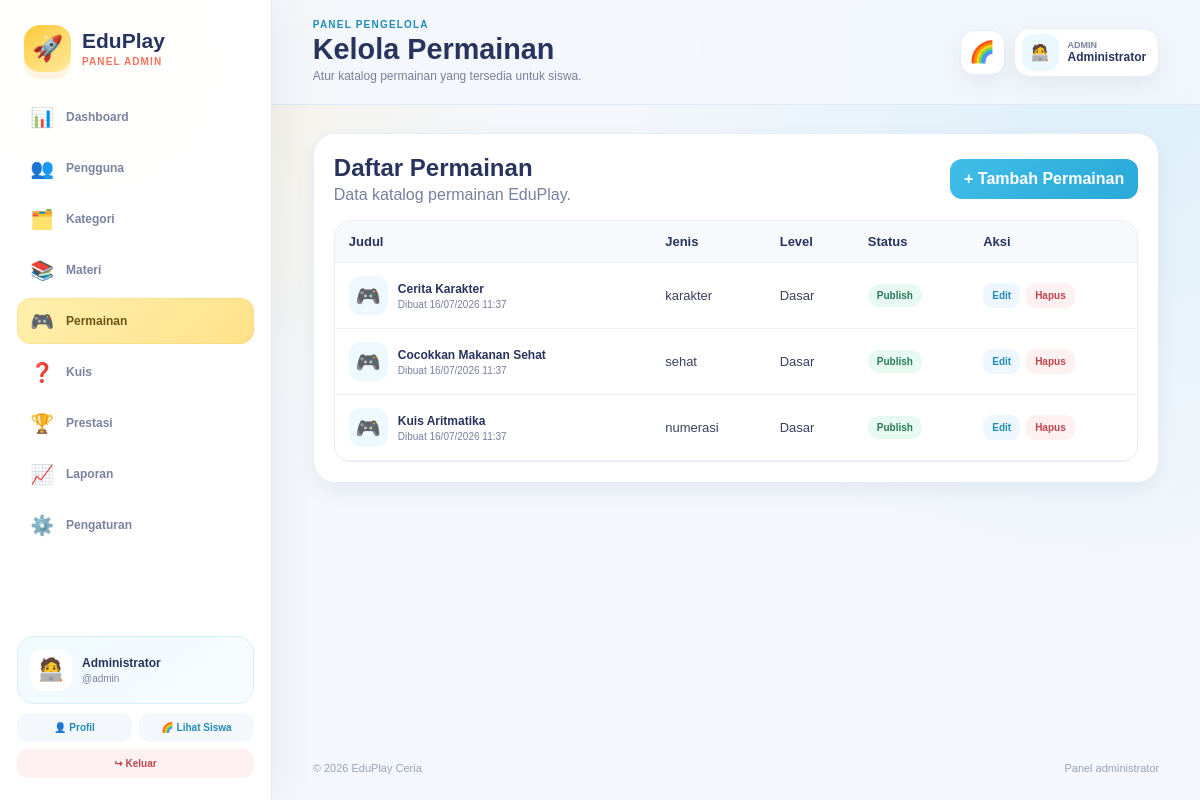
The page /admin/permainan/index.php (signed in) on the database its author committed.
### tables this page shows
CREATE TABLE permainan(id INT AUTO_INCREMENT PRIMARY KEY,judul VARCHAR(180),jenis VARCHAR(80),level VARCHAR(30),status ENUM('draft','publish') DEFAULT 'publish',created_at DATETIME DEFAULT CURRENT_TIMESTAMP);

### config/helper.php (called while the page is built, shortened)
<?php
function e(mixed $value): string { return htmlspecialchars((string)($value ?? ''), ENT_QUOTES, 'UTF-8'); }
function url(string $path=''): string { return BASE_URL . '/' . ltrim($path, '/'); }
function format_date_id(?string $date): string {
    $timestamp = strtotime($date);
    return $timestamp ? date('d/m/Y H:i', $timestamp) : $date;
}

### admin/permainan/index.php (the view)
<?php
require_once __DIR__.'/../../config/auth.php';require_once __DIR__.'/../../config/database.php';require_once __DIR__.'/../../config/helper.php';require_admin();$pdo=db();$rows=$pdo?$pdo->query('SELECT * FROM permainan ORDER BY id DESC')->fetchAll():[];$adminPageTitle='Kelola Permainan';$adminPageDescription='Atur katalog permainan yang tersedia untuk siswa.';$adminActive='permainan';include __DIR__.'/../../includes/admin_header.php';
?>
<section class="admin-card"><div class="admin-toolbar"><div><h2 style="margin:0">Daftar Permainan</h2><p class="muted" style="margin:4px 0 0">Data katalog permainan EduPlay.</p></div><a class="btn" href="<?=url('admin/permainan/tambah.php')?>">+ Tambah Permainan</a></div><?php if($rows):?><div class="admin-table-wrap"><table><thead><tr><th>Judul</th><th>Jenis</th><th>Level</th><th>Status</th><th>Aksi</th></tr></thead><tbody><?php foreach($rows as $r):?><tr><td><div class="admin-row-title"><span class="admin-row-avatar">🎮</span><span><strong><?=e($r['judul'])?></strong><small>Dibuat <?=e(format_date_id($r['created_at']))?></small></span></div></td><td><?=e($r['jenis'])?></td><td><?=e(ucfirst((string)$r['level']))?></td><td><span class="status-badge <?=e($r['status'])?>"><?=e(ucfirst($r['status']))?></span></td><td><div class="table-actions"><a href="<?=url('admin/permainan/edit.php?id='.$r['id'])?>">Edit</a><form class="inline-form" method="post" action="<?=url('admin/permainan/hapus.php')?>" onsubmit="return confirm('Hapus permainan ini?')"><?=csrf_field()?><input type="hidden" name="id" value="<?=$r['id']?>"><button class="danger">Hapus</button></form></div></td></tr><?php endforeach;?></tbody></table></div><?php else:?><div class="admin-empty"><span>🎮</span><strong>Belum ada permainan</strong><small>Tambahkan data permainan pertama.</small></div><?php endif;?></section><?php include __DIR__.'/../../includes/admin_footer.php'; ?>

### assets/css/style.css (style rules this page uses)
:root { --sun:#ffca3a; --sun-deep:#f5a623; --coral:#ff705d; --sky:#42bde8; --sky-deep:#218cb6; --mint:#4fd2a2; --mint-deep:#249872; --violet:#8b7cf6; --navy:#28345d; --ink:#38405f; --muted:#77809d; --paper:#ffffff; --canvas:#f5f9ff; --canvas-warm:#fff9e9; --line:#e6edf8; --danger:#ef5b67; --success:#34b27b; --shadow-sm:0 8px 20px rgba(51,72,116,.08); --shadow:0 18px 45px rgba(51,72,116,.13); --shadow-pop:0 14px 0 rgba(42,52,93,.05),0 22px 50px rgba(51,72,116,.16); --radius-sm:14px; --radius:22px; --radius-lg:32px; --sidebar:260px; font-family:"Nunito","Arial Rounded MT Bold","Trebuchet MS",Arial,sans-serif; }
* { box-sizing:border-box }
html { scroll-behavior:smooth;background:var(--canvas) }
body { margin:0;color:var(--ink);background: radial-gradient(circle at 5% 5%,rgba(255,202,58,.18),transparent 24rem), radial-gradient(circle at 95% 12%,rgba(66,189,232,.16),transparent 28rem), var(--canvas);min-height:100vh }
a { color:inherit }
button,input,textarea,select { font:inherit }
button,a { -webkit-tap-highlight-color:transparent }
.muted { color:var(--muted)!important;font-family:Arial,sans-serif }
.big-btn,.action-btn,.btn { display:inline-flex;align-items:center;justify-content:center;gap:8px;min-height:48px;border:0;border-radius:16px;padding:11px 18px;text-align:center;text-decoration:none;font-weight:900;cursor:pointer;transition:.17s transform,.17s filter,.17s box-shadow }
.big-btn.blue,.btn { background:linear-gradient(135deg,var(--sky),#28a9d8);color:#fff }
.btn { min-height:40px;border-radius:12px;padding:9px 14px }
table { border-collapse:collapse;width:100%;font:13px Arial,sans-serif }
th,td { padding:13px 14px;border-bottom:1px solid #edf1f6;text-align:left;white-space:nowrap }
th { color:var(--navy);background:#f8faff;font-weight:900 }

### assets/css/admin.css (style rules this page uses)
:root { --admin-sidebar:272px }
.admin-body { background:radial-gradient(circle at 8% 8%,rgba(255,202,58,.14),transparent 27rem),radial-gradient(circle at 92% 12%,rgba(66,189,232,.13),transparent 30rem),#f4f7fc }
.admin-toolbar { display:flex;align-items:center;justify-content:space-between;gap:14px;flex-wrap:wrap;margin-bottom:16px }
.admin-card { background:#fff;border:1px solid var(--line);border-radius:22px;padding:20px;box-shadow:var(--shadow-sm) }
.admin-card h2,.admin-card h3 { margin:0;color:var(--navy) }
.admin-table-wrap { overflow:auto;border:1px solid var(--line);border-radius:17px }
.admin-table-wrap table { min-width:720px }
.admin-table-wrap th { background:#f7f9fd }
.admin-table-wrap td { vertical-align:middle }
.admin-row-title { display:flex;align-items:center;gap:10px }
.admin-row-avatar { width:39px;height:39px;display:grid;place-items:center;border-radius:12px;background:#eef8ff;font-size:20px }
.admin-row-title strong,.admin-row-title small { display:block }
.admin-row-title strong { color:var(--navy);font-size:12px }
.admin-row-title small { margin-top:3px;color:var(--muted);font-size:10px }
.role-badge,.status-badge { display:inline-flex;align-items:center;padding:6px 9px;border-radius:999px;font:900 10px Arial,sans-serif }
.status-badge.publish { background:#e7faf1;color:#28795a }
.table-actions { display:flex;gap:6px;flex-wrap:wrap }
.table-actions a,.table-actions button { border:0;padding:7px 9px;border-radius:9px;background:#eef6ff;color:var(--sky-deep);text-decoration:none;font:900 10px Arial,sans-serif;cursor:pointer }
.table-actions .danger { background:#fff0f1;color:#bd4550 }
.inline-form { display:inline }

### rows shown on the page
permainan: judul "Cerita Karakter", created_at "16/07/2026 11:37", jenis "karakter", level "Dasar", status "Publish"
permainan: judul "Cocokkan Makanan Sehat", created_at "16/07/2026 11:37", jenis "sehat", level "Dasar", status "Publish"
permainan: judul "Kuis Aritmatika", created_at "16/07/2026 11:37", jenis "numerasi", level "Dasar", status "Publish"

### other values the page prints
$icon "📊"
$label "Dashboard"
$icon "👥"
$label "Pengguna"
$icon "🗂️"
$label "Kategori"
$icon "📚"
$label "Materi"
$icon "🎮"
$label "Permainan"
$icon "❓"
$label "Kuis"
$icon "🏆"
$label "Prestasi"
$icon "📈"
